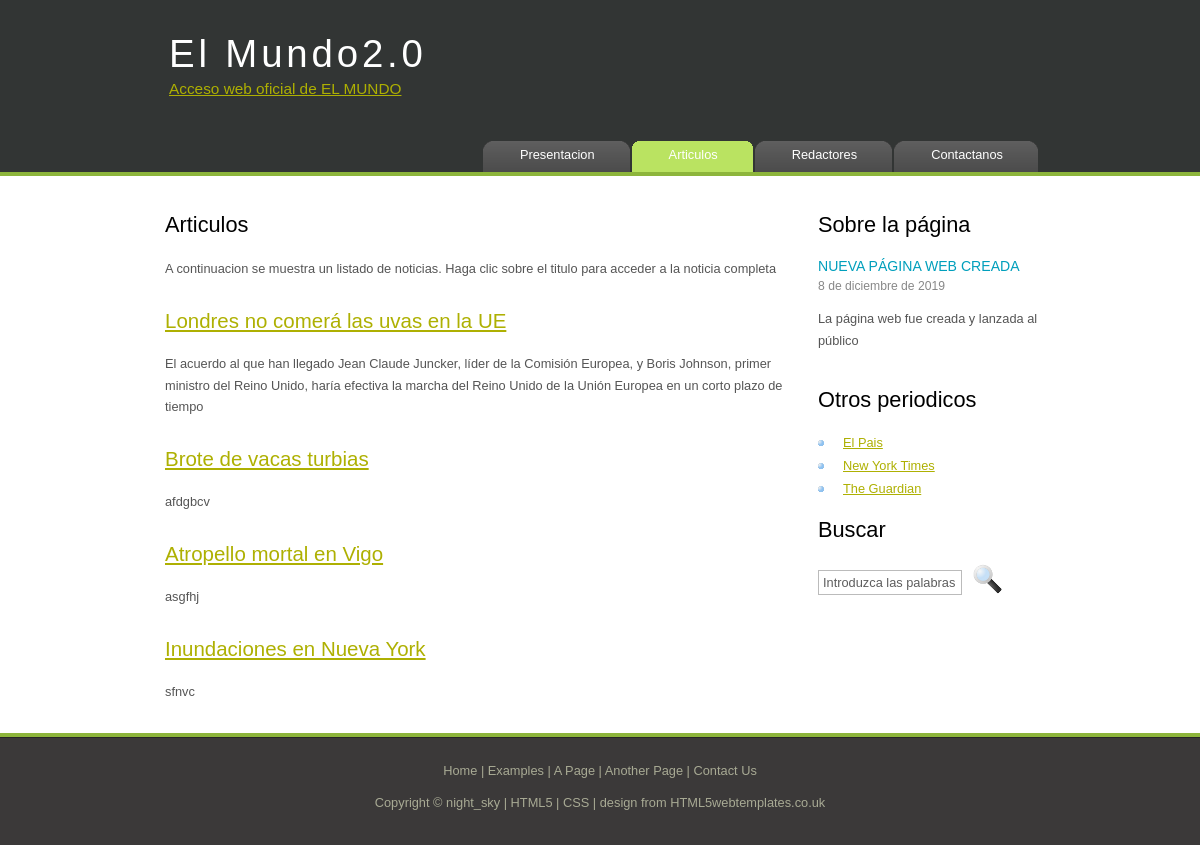
The app's page /articulos/, older data.
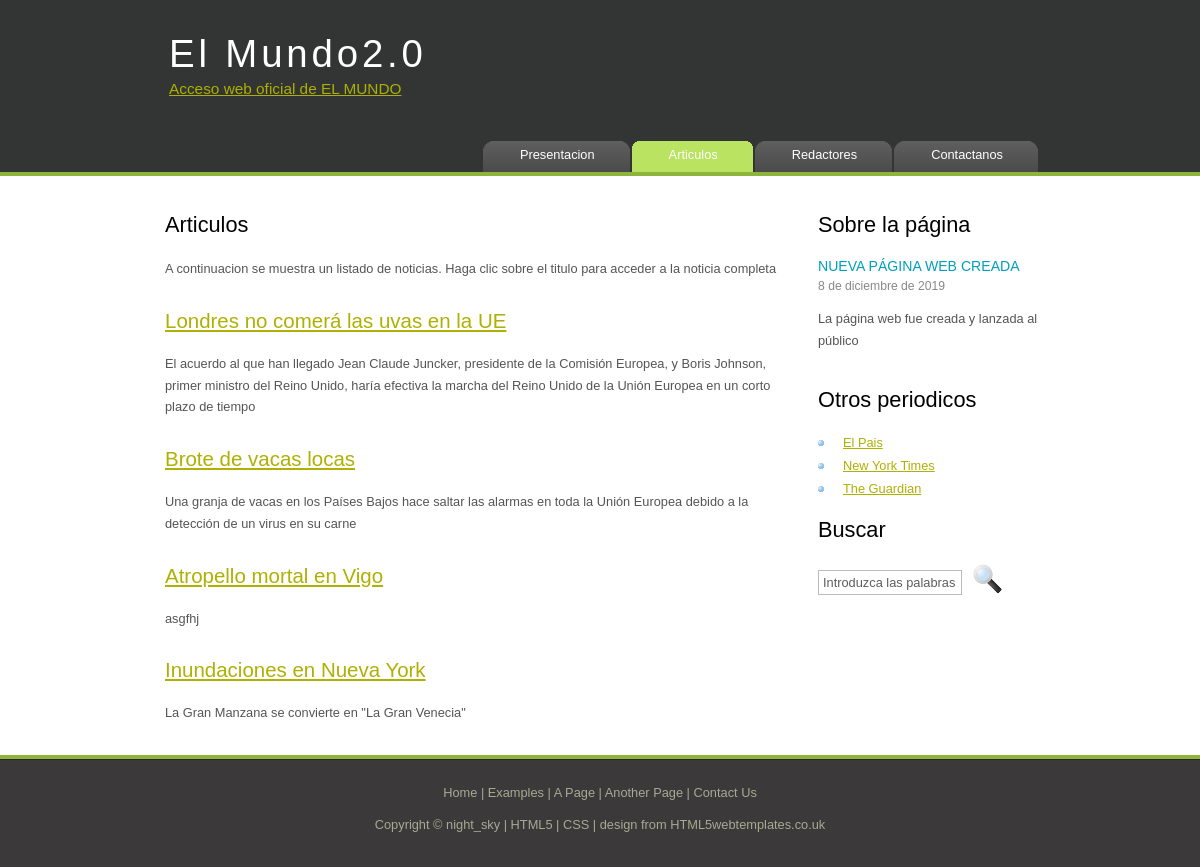
The same page, newer data.
### appE1/models.py (models this page shows, shortened)
class Articulo(models.Model):
    redactor = models.ForeignKey(Redactor, on_delete=models.CASCADE)
    titular = models.CharField(max_length=100, default='')
    entradilla = models.TextField()
    noticia = models.TextField()
    fecha = models.DateField()

### appE1/views.py (the view)
# urls.py: path('articulos/', views.articulos, name='articulos'),
def articulos(request):
    articulos = get_list_or_404(Articulo.objects.order_by('-fecha'))
    context = {'listaArticulos': articulos}
    return render(request, 'articulos.html', context)

### appE1/templates/articulos.html (shortened to what this page needs)
{% extends "plantilla.html"%}
{% block menu %}
<li><a href="/home">Presentacion</a></li>
<li class="selected"><a href="/articulos">Articulos</a></li>
<li><a href="/redactores">Redactores</a></li>
<li><a href="/contacto">Contactanos</a></li>
{% endblock %}
{% block contenido %}
<h1>Articulos</h1>
<p align="justify">
    A continuacion se muestra un listado de noticias. Haga clic sobre el titulo para acceder a la noticia completa
</p>
{% if listaArticulos %}
    {% for a in listaArticulos %}
        <h2><a href="/articulo/{{ a.id }}">{{ a.titular}}</a></h2>
        <p>{{ a.entradilla }}</p>
    {% endfor %}
{% else %}
<p>
    No hay articulos en esta revista
</p>
{% endif%}
{% endblock %}

### appE1/templates/plantilla.html (shortened to what this page needs)
<!DOCTYPE HTML>
<html>
<head>
    {% block css %}
        {% load static %}
    <link rel="stylesheet" type="text/css" href="{% static '/style/style.css' %}"/>
    {% endblock %}
</head>
<body>
<div id="main">
    <div id="header">
        <div id="logo">
            <div id="logo_text">
                <h1>El Mundo<span class="logo_colour">2.0</span></h1>
                <h2><a href="https://www.elmundo.es/">Acceso web oficial de EL MUNDO</a></h2>
            </div>
        </div>
        <div id="menubar">
            <ul id="menu">
                {% block menu %}{% endblock %}
            </ul>
        </div>
    </div>
    <div id="site_content">
        <div class="sidebar">
            <h1>Sobre la página</h1>
            <h4>Nueva página web creada</h4>
            <h5>8 de diciembre de 2019</h5>
            <p>La página web fue creada y lanzada al público</p>
            <h1>Otros periodicos</h1>
            <ul>
                <li><a href="https://elpais.com/">El Pais</a></li>
                <li><a href="https://www.nytimes.com/es/">New York Times</a></li>
                <li><a href="https://www.theguardian.com/uk">The Guardian</a></li>
            </ul>
            <h1>Buscar</h1>
            <form method="post" action="#" id="search_form">
                <p>
                    <input class="search" type="text" name="search_field" value="Introduzca las palabras" />
                    <input name="search" type="image" style="border: 0; margin: 0 0 -9px 5px;" src="static/style/search.png" alt="Search" title="Buscar" />
                </p>
            </form>
        </div>
        <div id="content">
            {% block contenido %}
            {% endblock %}
        </div>
    </div>
    <div id="footer">
        <p><a href="index.html">Home</a> | <a href="examples.html">Examples</a> | <a href="page.html">A Page</a> | <a href="another_page.html">Another Page</a> | <a href="contact.html">Contact Us</a></p>
        <p>Copyright &copy; night_sky | <a href="http://validator.w3.org/check?uri=referer">HTML5</a> | <a href="http://jigsaw.w3.org/css-validator/check/referer">CSS</a> | <a href="http://www.html5webtemplates.co.uk">design from HTML5webtemplates.co.uk</a></p>
    </div>
</div>
</body>
</html>

### appE1/static/style/style.css (style rules this page uses)
html { height: 100%; }
* { margin: 0; padding: 0; }
body { font: normal .80em 'trebuchet ms', arial, sans-serif; background: #FFF; color: #555; }
p { padding: 0 0 20px 0; line-height: 1.7em; }
h1, h2, h3, h4, h5, h6 { color: #362C20; letter-spacing: 0em; padding: 0 0 5px 0; }
h1, h2, h3 { font: normal 170% 'century gothic', arial; margin: 0 0 15px 0; padding: 15px 0 5px 0; color: #000; }
h2 { font-size: 160%; padding: 9px 0 5px 0; color: #009FBC; }
h4, h6 { color: #009FBC; padding: 0 0 5px 0; font: normal 110% arial; text-transform: uppercase; }
h5, h6 { color: #888; font: normal 95% arial; letter-spacing: normal; padding: 0 0 15px 0; }
a, a:hover { outline: none; text-decoration: underline; color: #AEB002; }
ul { margin: 2px 0 22px 17px; }
ul li { list-style-type: circle; margin: 0 0 6px 0; padding: 0 0 4px 5px; line-height: 1.5em; }
#main, #logo, #menubar, #site_content, #footer { margin-left: auto; margin-right: auto; }
#header { background: #323534 url(back.png) repeat-x; height: 177px; }
#logo { width: 880px; position: relative; height: 140px; background: transparent; }
#logo #logo_text { position: absolute; top: 10px; left: 0; }
#logo h1, #logo h2 { font: normal 300% 'century gothic', arial, sans-serif; border-bottom: 0; text-transform: none; margin: 0 0 0 9px; }
#logo_text h1, #logo_text h1 a, #logo_text h1 a:hover { padding: 22px 0 0 0; color: #FFF; letter-spacing: 0.1em; text-decoration: none; }
#logo_text h2 { font-size: 120%; padding: 4px 0 0 0; color: #999; }
#menubar { width: 880px; height: 46px; }
ul#menu { float: right; margin: 0; }
ul#menu li { float: left; padding: 0 0 0 9px; list-style: none; margin: 1px 2px 0 0; background: #5A5A5A url(tab.png) no-repeat 0 0; }
ul#menu li a { font: normal 100% 'trebuchet ms', sans-serif; display: block; float: left; height: 20px; padding: 6px 35px 5px 28px; text-align: center; color: #FFF; text-decoration: none; background: #5A5A5A url(tab.png) no-repeat 100% 0; }
ul#menu li.selected a { height: 20px; padding: 6px 35px 5px 28px; }
ul#menu li.selected { margin: 1px 2px 0 0; background: #00C6F0 url(tab_selected.png) no-repeat 0 0; }
ul#menu li.selected a, ul#menu li.selected a:hover { background: #00C6F0 url(tab_selected.png) no-repeat 100% 0; color: #FFF; }
#site_content { width: 880px; overflow: hidden; margin: 20px auto 0 auto; padding: 0 0 10px 0; }
.sidebar { float: right; width: 222px; padding: 0; margin: 0 0 16px 0; }
.sidebar ul { margin: 0; }
#content { text-align: left; width: 620px; padding: 0 0 0 5px; float: left; }
#content ul li, .sidebar ul li { list-style-type: none; background: url(bullet.png) no-repeat; margin: 0 0 0 0; padding: 0 0 4px 25px; line-height: 1.5em; }
#footer { width: 100%; font-family: 'trebuchet ms', sans-serif; font-size: 100%; height: 80px; padding: 28px 0 5px 0; text-align: center; background: #3B3939 url(footer.png) repeat-x; color: #A8AA94; }
#footer p { line-height: 1.7em; padding: 0 0 10px 0; }
#footer a { color: #A8AA94; text-decoration: none; }
.search { color: #5D5D5D; border: 1px solid #BBB; width: 134px; padding: 4px; font: 100% arial, sans-serif; }

Row changes from the older to the newer data that the page shows:
changed Articulo "Londres no comerá las uvas en la UE": entradilla "…llegado Jean Claude Juncker, líder de la Comisión Europea,…" → "…llegado Jean Claude Juncker, presidente de la Comisión Europea,…"
changed Articulo: titular "Brote de vacas turbias" → "Brote de vacas locas"; entradilla "afdgbcv" → "Una granja de vacas en los Países Bajos hace saltar las alarmas en toda la Unión Europea debido a la detección de un virus en su carne"
changed Articulo "Inundaciones en Nueva York": entradilla "sfnvc" → "La Gran Manzana se convierte en \"La Gran Venecia\""
